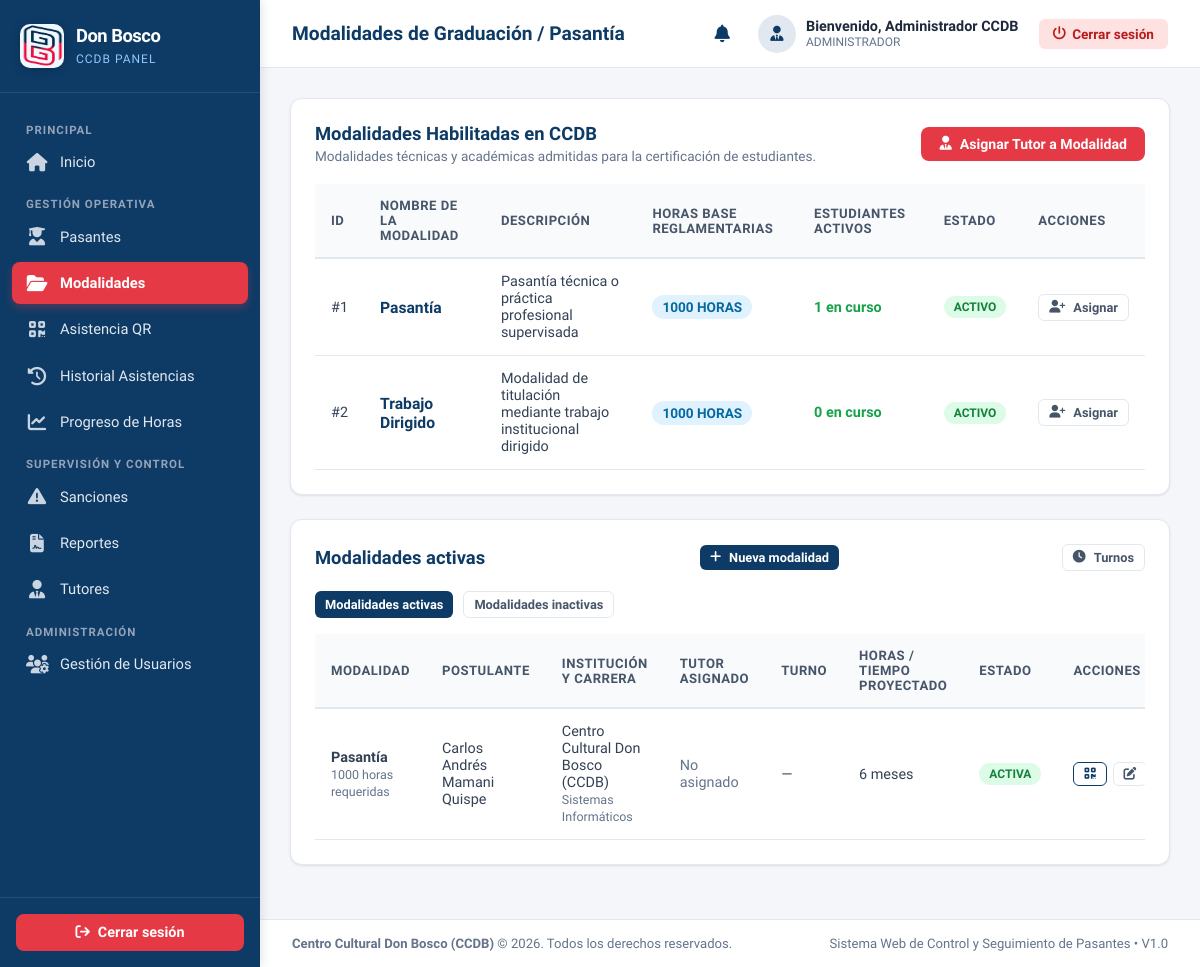
Page /views/modalidades/index.php (signed in) on the earlier database version.
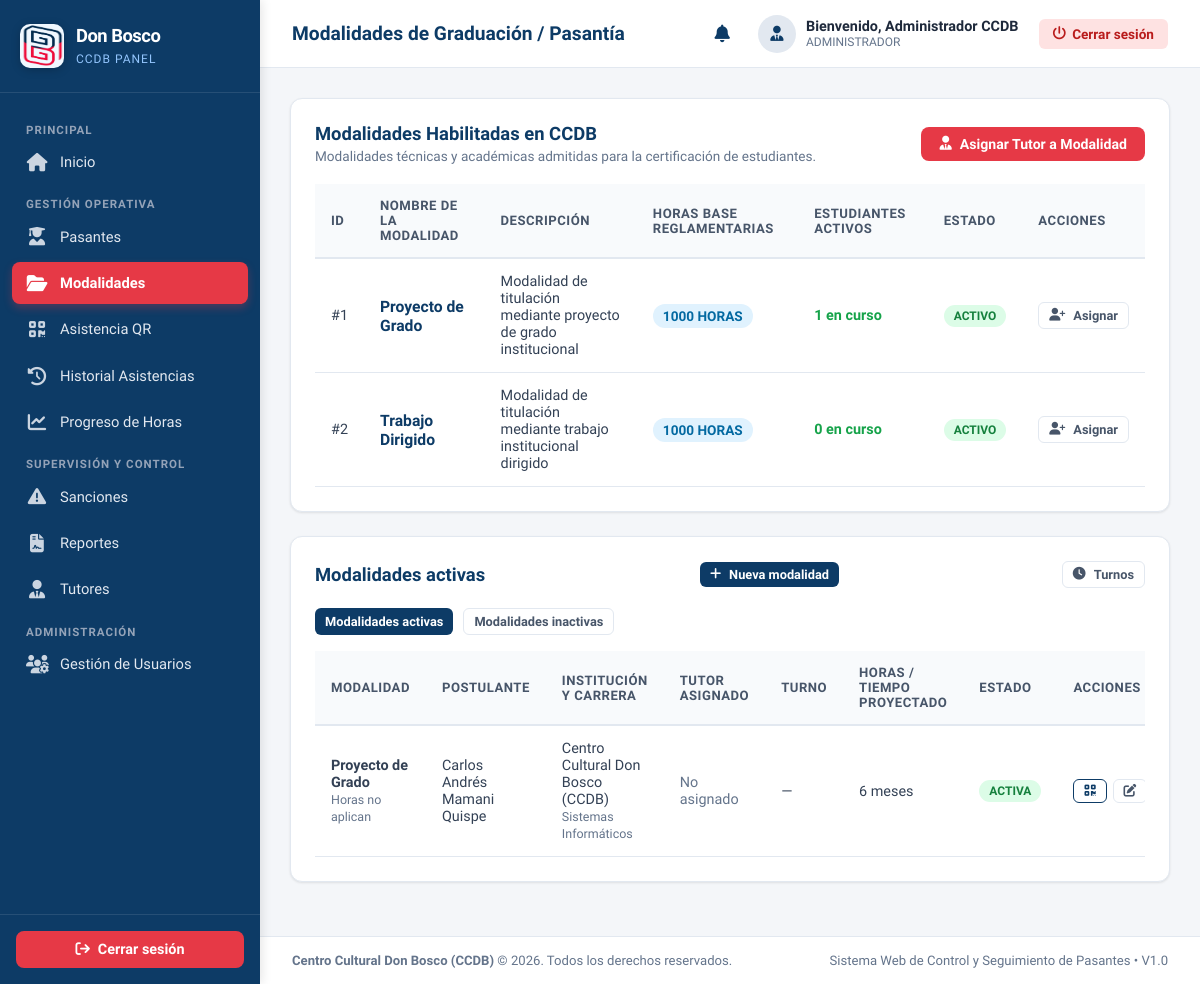
Same page on the later database version.
### tables this page shows
CREATE TABLE IF NOT EXISTS modalidades (
    id_modalidad INT UNSIGNED AUTO_INCREMENT PRIMARY KEY,
    nombre VARCHAR(100) NOT NULL UNIQUE,
    descripcion TEXT,
    horas_requeridas_base INT UNSIGNED NOT NULL,
    estado TINYINT(1) NOT NULL DEFAULT 1,
    fecha_registro DATETIME NOT NULL DEFAULT CURRENT_TIMESTAMP
);

CREATE TABLE IF NOT EXISTS procesos (
    id_proceso INT UNSIGNED AUTO_INCREMENT PRIMARY KEY,
    id_pasante INT UNSIGNED NULL,
    id_institucion INT UNSIGNED NOT NULL,
    id_modalidad INT UNSIGNED NULL,
    id_tutor INT UNSIGNED NULL,
    id_turno INT UNSIGNED NULL,
    fecha_inicio DATE NOT NULL,
    fecha_fin DATE NULL,
    horas_requeridas INT UNSIGNED NULL,
    estado VARCHAR(30) NOT NULL DEFAULT 'EN_CURSO',
    observacion TEXT,
    fecha_registro DATETIME NOT NULL DEFAULT CURRENT_TIMESTAMP,
    CONSTRAINT fk_procesos_pasante
        FOREIGN KEY (id_pasante)
        REFERENCES pasantes(id_pasante)
        ON UPDATE CASCADE
        ON DELETE RESTRICT,
    CONSTRAINT fk_procesos_institucion
        FOREIGN KEY (id_institucion)
        REFERENCES instituciones(id_institucion)
        ON UPDATE CASCADE
        ON DELETE RESTRICT,
    CONSTRAINT fk_procesos_modalidad
        FOREIGN KEY (id_modalidad)
        REFERENCES modalidades(id_modalidad)
        ON UPDATE CASCADE
        ON DELETE RESTRICT,
    CONSTRAINT fk_procesos_tutor
        FOREIGN KEY (id_tutor)
        REFERENCES tutores(id_tutor)
        ON UPDATE CASCADE
        ON DELETE SET NULL
);

CREATE TABLE IF NOT EXISTS instituciones (
    id_institucion INT UNSIGNED AUTO_INCREMENT PRIMARY KEY,
    id_tipo_institucion INT UNSIGNED NOT NULL,
    nombre VARCHAR(150) NOT NULL UNIQUE,
    nit VARCHAR(30),
    direccion VARCHAR(255),
    telefono VARCHAR(30),
    correo VARCHAR(150),
    estado TINYINT(1) NOT NULL DEFAULT 1,
    fecha_registro DATETIME NOT NULL DEFAULT CURRENT_TIMESTAMP,
    CONSTRAINT fk_instituciones_tipo
        FOREIGN KEY (id_tipo_institucion)
        REFERENCES tipos_institucion(id_tipo_institucion)
        ON UPDATE CASCADE
        ON DELETE RESTRICT
);

CREATE TABLE IF NOT EXISTS carreras (
    id_carrera INT UNSIGNED AUTO_INCREMENT PRIMARY KEY,
    id_universidad INT UNSIGNED NOT NULL,
    nombre VARCHAR(150) NOT NULL,
    estado TINYINT(1) NOT NULL DEFAULT 1,
    fecha_registro DATETIME NOT NULL DEFAULT CURRENT_TIMESTAMP,
    CONSTRAINT uq_carrera_universidad
        UNIQUE (id_universidad, nombre),
    CONSTRAINT fk_carreras_universidad
        FOREIGN KEY (id_universidad)
        REFERENCES instituciones(id_institucion)
        ON UPDATE CASCADE
        ON DELETE RESTRICT
);

### views/modalidades/index.php (the view, shortened to what the changed rows need)
<?php
$db = Database::getConnection();
$modalidades = $db->query("SELECT m.*,
                           (SELECT COUNT(*) FROM procesos p WHERE p.id_modalidad = m.id_modalidad AND p.estado = 'EN_CURSO') AS total_activos
                           FROM modalidades m
                           ORDER BY m.id_modalidad ASC")->fetchAll();
$tab = ($_GET['tab'] ?? 'activas') === 'inactivas' ? 'inactivas' : 'activas';
$stmtSol = $db->prepare("SELECT pr.*, p.nombres, p.apellidos, p.ci, p.id_pasante,
                                i.nombre AS institucion, c.nombre AS carrera,
                                m.nombre AS modalidad,
                                t.nombre AS tutor,
                                tu.nombre AS turno_nombre, tu.hora_inicio AS turno_ini, tu.hora_fin AS turno_fin,
                                s.postulante AS sol_postulante
                         FROM procesos pr
                         LEFT JOIN pasantes p ON pr.id_pasante = p.id_pasante
                         INNER JOIN modalidades m ON pr.id_modalidad = m.id_modalidad
                         LEFT JOIN instituciones i ON pr.id_institucion = i.id_institucion
                         LEFT JOIN carreras c ON p.id_carrera = c.id_carrera
                         LEFT JOIN tutores t ON pr.id_tutor = t.id_tutor
                         LEFT JOIN turnos tu ON pr.id_turno = tu.id_turno
                         LEFT JOIN solicitudes_modalidad s ON s.id_proceso = pr.id_proceso
                         WHERE " . ($tab === 'activas' ? "pr.estado = 'EN_CURSO'" : "pr.estado <> 'EN_CURSO'") . "
                         ORDER BY pr.id_proceso DESC");
$stmtSol->execute();
$solicitudes = $stmtSol->fetchAll();
require_once __DIR__ . '/../../includes/header.php';
require_once __DIR__ . '/../../includes/sidebar.php';
?>
<div class="main-wrapper">
    <main class="content-body">
        <div class="card">
            <div class="table-responsive">
                <table class="table-custom">
                    <thead>
                        <tr>
                            <th>ID</th>
                            <th>Nombre de la Modalidad</th>
                            <th>Descripción</th>
                            <th>Horas Base Reglamentarias</th>
                            <th>Estudiantes Activos</th>
                            <th>Estado</th>
                            <th>Acciones</th>
                        </tr>
                    </thead>
                    <tbody>
                        <?php foreach ($modalidades as $mod): ?>
                            <tr>
                                <td>#<?= $mod['id_modalidad'] ?></td>
                                <td>
                                    <strong style="color: var(--primary-blue); font-size: 0.98rem;"><?= htmlspecialchars($mod['nombre']) ?></strong>
                                </td>
                                <td><?= htmlspecialchars($mod['descripcion'] ?? '-') ?></td>
                                <td>
                                    <span class="badge badge-info" style="font-size: 0.85rem;"><?= $mod['horas_requeridas_base'] ?> horas</span>
                                </td>
                                <td>
                                    <strong style="color: #16a34a;"><?= $mod['total_activos'] ?> en curso</strong>
                                </td>
                                <td>
                                    <span class="badge badge-success">Activo</span>
                                </td>
                                <td>
                                    <a href="asignar.php?id_modalidad=<?= $mod['id_modalidad'] ?>" class="btn btn-outline btn-sm">
                                        <i class="fa-solid fa-user-plus"></i> Asignar
                                    </a>
                                </td>
                            </tr>
                        <?php endforeach; ?>
                    </tbody>
                </table>
            </div>
        </div>
        <div class="card" style="margin-top: 24px;">
            <div class="table-responsive">
                <table class="table-custom">
                    <thead>
                        <tr>
                            <th>Modalidad</th>
                            <th>Postulante</th>
                            <th>Institución y carrera</th>
                            <th>Tutor asignado</th>
                            <th>Turno</th>
                            <th>Horas / Tiempo proyectado</th>
                            <th>Estado</th>
                            <th>Acciones</th>
                        </tr>
                    </thead>
                    <tbody>
                        <?php if (empty($solicitudes)): ?>
                            <tr>
                                <td colspan="8" style="text-align: center; color: var(--text-muted); padding: 30px;">
                                    No hay solicitudes <?= $tab === 'activas' ? 'activas' : 'inactivas' ?>.
                                </td>
                            </tr>
                        <?php else: ?>
                            <?php foreach ($solicitudes as $sol):
                                $meses = null;
                                if (!empty($sol['fecha_inicio']) && !empty($sol['fecha_fin'])) {
                                    $d1 = new DateTime($sol['fecha_inicio']);
                                    $d2 = new DateTime($sol['fecha_fin']);
                                    if ($d2 >= $d1) {
                                        $diff = $d1->diff($d2);
                                        $meses = $diff->y * 12 + $diff->m;
                                    }
                                }
                            ?>
                                <tr>
                                    <td>
                                        <strong><?= htmlspecialchars($sol['modalidad']) ?></strong><br>
                                        <span style="font-size: 0.78rem; color: var(--text-muted);">
                                            <?= $sol['modalidad'] === 'Proyecto de Grado' ? 'Horas no aplican' : htmlspecialchars($sol['horas_requeridas'] . ' horas requeridas') ?>
                                        </span>
                                    </td>
                                    <td>
                                        <?php $nombrePost = !empty($sol['sol_postulante']) ? $sol['sol_postulante'] : trim(($sol['nombres'] ?? '') . ' ' . ($sol['apellidos'] ?? '')); ?>
                                        <?php if ($nombrePost !== ''): ?>
                                            <?= htmlspecialchars($nombrePost) ?>
                                        <?php else: ?>
                                            <span style="color: var(--text-muted); font-style: italic;">Registro independiente</span>
                                        <?php endif; ?>
                                    </td>
                                    <td>
                                        <?= htmlspecialchars($sol['institucion'] ?? '-') ?><br>
                                        <span style="font-size: 0.78rem; color: var(--text-muted);"><?= htmlspecialchars($sol['carrera'] ?? '') ?></span>
                                    </td>
                                    <td>
                                        <?= !empty($sol['tutor']) ? htmlspecialchars($sol['tutor']) : '<span style="color: var(--text-muted);">No asignado</span>' ?>
                                    </td>
                                    <td><?= !empty($sol['turno_nombre']) ? htmlspecialchars($sol['turno_nombre'] . ' · ' . substr($sol['turno_ini'], 0, 5) . '–' . substr($sol['turno_fin'], 0, 5)) : '—' ?></td>
                                    <td><?= $meses !== null ? htmlspecialchars($meses . ' meses') : '—' ?></td>
                                    <td>
                                        <?php if ($sol['estado'] === 'EN_CURSO'): ?>
                                            <span class="badge badge-success">ACTIVA</span>
                                        <?php else: ?>
                                            <span class="badge badge-info"><?= htmlspecialchars($sol['estado']) ?></span>
                                        <?php endif; ?>
                                    </td>
                                    <td>
                                        <div style="display: flex; gap: 6px;">
                                            <?php if (!empty($sol['id_pasante'])): ?>
                                                <a href="../pasantes/credencial_qr.php?id=<?= $sol['id_pasante'] ?>" class="btn btn-outline btn-sm" title="Ver Credencial QR" style="color: var(--primary-blue); border-color: var(--primary-blue);">
                                                    <i class="fa-solid fa-qrcode"></i>
                                                </a>
                                                <a href="editar_solicitud.php?id=<?= $sol['id_proceso'] ?>" class="btn btn-outline btn-sm" title="Editar">
                                                    <i class="fa-solid fa-pen-to-square"></i>
                                                </a>
                                            <?php endif; ?>
                                        </div>
                                    </td>
                                </tr>
                            <?php endforeach; ?>
                        <?php endif; ?>
                    </tbody>
                </table>
            </div>
        </div>
    </main>
    <?php require_once __DIR__ . '/../../includes/footer.php'; ?>

Differences in the rows shown:
changed modalidades id 1: nombre "Pasantía" → "Proyecto de Grado"; descripcion "Pasantía técnica o práctica profesional supervisada" → "Modalidad de titulación mediante proyecto de grado institucional"
changed procesos "6 meses": id_modalidad.nombre "Pasantía" → "Proyecto de Grado"; horas_requeridas "1000 horas requeridas" → (not shown); now shows "Horas no aplican"
